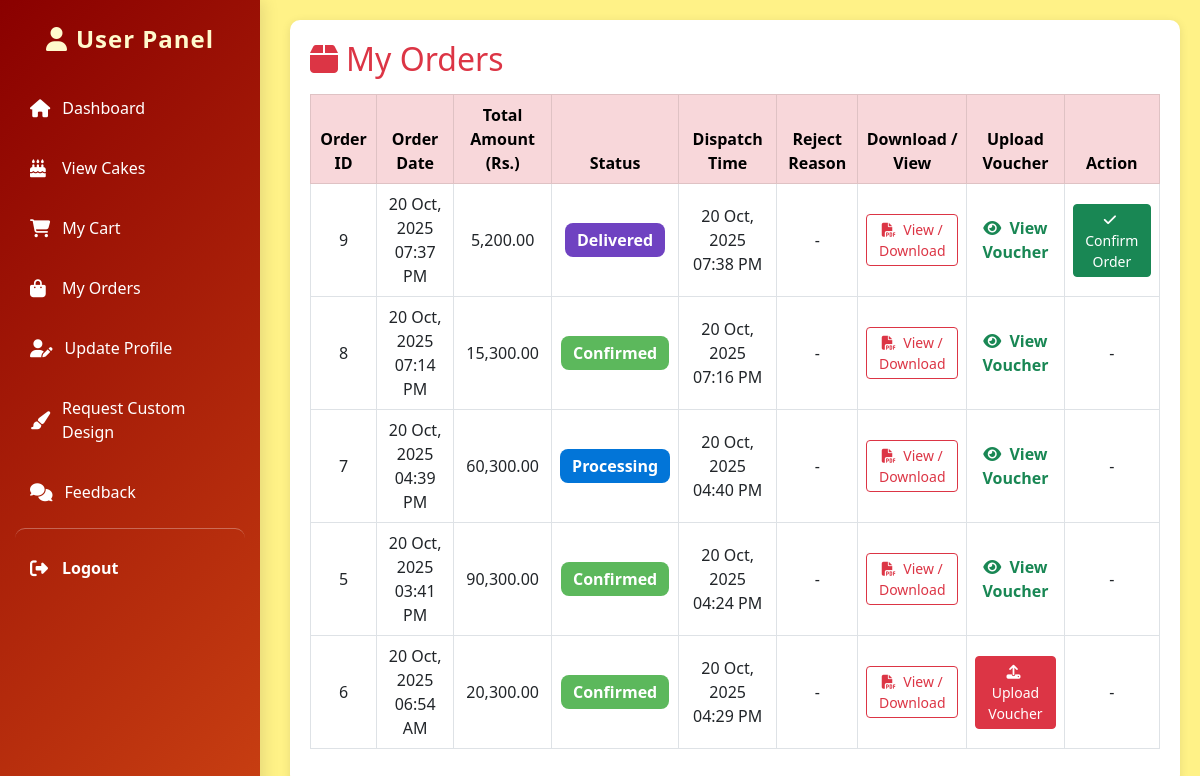
The app's page /my-orders.php (signed in) with its own data.
### tables this page shows
CREATE TABLE `tbl_orders` (
  `order_id` int(11) NOT NULL,
  `user_id` int(11) NOT NULL,
  `customer_name` varchar(100) DEFAULT NULL,
  `address` text DEFAULT NULL,
  `phone` varchar(50) DEFAULT NULL,
  `total_price` decimal(10,2) DEFAULT NULL,
  `order_date` datetime DEFAULT NULL,
  `status` enum('Pending','Processing','Confirmed','Dispatched','Delivered','Rejected') DEFAULT 'Pending',
  `voucher` varchar(255) DEFAULT NULL,
  `dispatch_time` datetime DEFAULT NULL,
  `estimated_minutes` int(11) DEFAULT NULL,
  `reject_reason` text DEFAULT NULL,
  `expected_delivery_time` datetime DEFAULT NULL,
  `action_taken` varchar(50) DEFAULT NULL
);

### my-orders.php (the view, shortened to what this page needs)
<?php
include '../dbconnection.php';
include 'sidebar.php';
$user_id = $_SESSION['user_id'];
$update_auto = "
    UPDATE tbl_orders
    SET status = 'Delivered'
    WHERE status = 'Dispatched'
      AND dispatch_time IS NOT NULL
      AND TIMESTAMPDIFF(MINUTE, dispatch_time, NOW()) >= estimated_minutes
";
mysqli_query($conn, $update_auto);
$query = "SELECT * FROM tbl_orders WHERE user_id='$user_id' ORDER BY order_date DESC";
$orders = mysqli_query($conn, $query);
?>
<!DOCTYPE html>
<html lang="en">
<head>
<link href="https://cdn.jsdelivr.net/npm/bootstrap@5.3.0/dist/css/bootstrap.min.css" rel="stylesheet">
<link rel="stylesheet" href="https://cdnjs.cloudflare.com/ajax/libs/font-awesome/6.4.0/css/all.min.css">
</head>
<body>
<div class="main-content">
  <div class="orders-card">
    <h2 class="text-danger mb-3"><i class="fa fa-box me-2"></i>My Orders</h2>
    <?php if (mysqli_num_rows($orders) > 0) { ?>
      <table class="table table-bordered align-middle text-center">
        <thead class="table-danger">
          <tr>
            <th>Order ID</th>
            <th>Order Date</th>
            <th>Total Amount (Rs.)</th>
            <th>Status</th>
            <th>Dispatch Time</th>
            <th>Reject Reason</th>
            <th>Download / View</th>
            <th>Upload Voucher</th>
            <th>Action</th>
          </tr>
        </thead>
        <tbody>
          <?php while ($o = mysqli_fetch_assoc($orders)) {
            $show_confirm = ($o['status'] == 'Delivered');
          ?>
            <tr>
              <td><?php echo $o['order_id']; ?></td>
              <td><?php echo date('d M, Y h:i A', strtotime($o['order_date'])); ?></td>
              <td><?php echo number_format($o['total_price'], 2); ?></td>
              <td><span class="status-badge <?php echo strtolower($o['status']); ?>"><?php echo $o['status']; ?></span></td>
              <td><?php echo $o['dispatch_time'] ? date('d M, Y h:i A', strtotime($o['dispatch_time'])) : '-'; ?></td>
              <td><?php echo ($o['status']=='Rejected') ? $o['reject_reason'] : '-'; ?></td>
              <td>
                <a href="track-order.php?id=<?php echo $o['order_id']; ?>" class="btn btn-sm btn-outline-danger">
                  <i class="fa fa-file-pdf me-1"></i> View / Download
                </a>
              </td>
              <td>
                <?php if ($o['status']=='Pending' || empty($o['voucher'])) { ?>
                  <button class="btn btn-sm btn-danger" data-bs-toggle="modal" data-bs-target="#uploadModal"
                    onclick="setOrderId('<?php echo $o['order_id']; ?>')">
                    <i class="fa fa-upload me-1"></i> Upload Voucher
                  </button>
                <?php } else { ?>
                  <a href="../uploads/<?php echo $o['voucher']; ?>" target="_blank" class="text-success fw-bold text-decoration-none">
                    <i class="fa fa-eye me-1"></i> View Voucher
                  </a>
                <?php } ?>
              </td>
              <td>
                <?php if ($show_confirm) { ?>
                  <form method="POST" style="margin:0;">
                    <button class="btn btn-sm btn-success"><i class="fa fa-check me-1"></i> Confirm Order</button>
                  </form>
                <?php } else { ?>
                  -
                <?php } ?>
              </td>
            </tr>
          <?php } ?>
        </tbody>
      </table>
    <?php } ?>
  </div>
</div>
</body>
</html>

### sidebar.php (style rules this page uses)
body { background: #FFF5E4; font-family: 'Segoe UI', Tahoma, Geneva, Verdana, sans-serif; }

### my-orders.php (style rules this page uses)
body { background: #FFF287; font-family: 'Segoe UI', Tahoma, Geneva, Verdana, sans-serif; }
.main-content { margin-left: 270px; padding: 20px; }
.orders-card { background: white; border-radius: 10px; box-shadow: 0 2px 10px rgba(0,0,0,0.1); padding: 20px; }
table th { background: #C83F12; color: white; }
.status-badge { padding: 6px 12px; border-radius: 8px; font-weight: 600; color: white; text-transform: capitalize; }
.processing { background: #0275d8; }
.confirmed { background: #5cb85c; }
.delivered { background: #6f42c1; }

### records on screen
tbl_orders: order_id "9", order_date "20 Oct, 2025 07:37 PM", total_price "5,200.00", status "Delivered", dispatch_time "20 Oct, 2025 07:38 PM"
tbl_orders: order_id "8", order_date "20 Oct, 2025 07:14 PM", total_price "15,300.00", status "Confirmed", dispatch_time "20 Oct, 2025 07:16 PM"
tbl_orders: order_id "7", order_date "20 Oct, 2025 04:39 PM", total_price "60,300.00", status "Processing", dispatch_time "20 Oct, 2025 04:40 PM"
tbl_orders: order_id "5", order_date "20 Oct, 2025 03:41 PM", total_price "90,300.00", status "Confirmed", dispatch_time "20 Oct, 2025 04:24 PM"
tbl_orders: order_id "6", order_date "20 Oct, 2025 06:54 AM", total_price "20,300.00", status "Confirmed", dispatch_time "20 Oct, 2025 04:29 PM"
